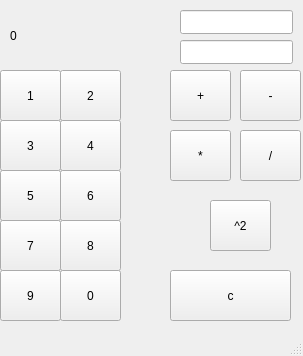
<?xml version="1.0" encoding="UTF-8"?>
<ui version="4.0">
 <class>MainWindow</class>
 <widget class="QMainWindow" name="MainWindow">
  <property name="geometry">
   <rect>
    <x>0</x>
    <y>0</y>
    <width>303</width>
    <height>356</height>
   </rect>
  </property>
  <property name="windowTitle">
   <string>MainWindow</string>
  </property>
  <widget class="QWidget" name="centralwidget">
   <widget class="QLineEdit" name="lineEdit">
    <property name="geometry">
     <rect>
      <x>180</x>
      <y>10</y>
      <width>113</width>
      <height>24</height>
     </rect>
    </property>
   </widget>
   <widget class="QLineEdit" name="lineEdit_2">
    <property name="geometry">
     <rect>
      <x>180</x>
      <y>40</y>
      <width>113</width>
      <height>24</height>
     </rect>
    </property>
   </widget>
   <widget class="QLabel" name="label">
    <property name="geometry">
     <rect>
      <x>10</x>
      <y>10</y>
      <width>161</width>
      <height>51</height>
     </rect>
    </property>
    <property name="text">
     <string>0</string>
    </property>
   </widget>
   <widget class="QPushButton" name="pushButton">
    <property name="geometry">
     <rect>
      <x>170</x>
      <y>70</y>
      <width>61</width>
      <height>51</height>
     </rect>
    </property>
    <property name="text">
     <string>+</string>
    </property>
   </widget>
   <widget class="QPushButton" name="pushButton_2">
    <property name="geometry">
     <rect>
      <x>240</x>
      <y>70</y>
      <width>61</width>
      <height>51</height>
     </rect>
    </property>
    <property name="text">
     <string>-</string>
    </property>
   </widget>
   <widget class="QPushButton" name="pushButton_3">
    <property name="geometry">
     <rect>
      <x>170</x>
      <y>130</y>
      <width>61</width>
      <height>51</height>
     </rect>
    </property>
    <property name="text">
     <string>*</string>
    </property>
   </widget>
   <widget class="QPushButton" name="pushButton_4">
    <property name="geometry">
     <rect>
      <x>240</x>
      <y>130</y>
      <width>61</width>
      <height>51</height>
     </rect>
    </property>
    <property name="text">
     <string>/</string>
    </property>
   </widget>
   <widget class="QPushButton" name="pushButton_5">
    <property name="geometry">
     <rect>
      <x>210</x>
      <y>200</y>
      <width>61</width>
      <height>51</height>
     </rect>
    </property>
    <property name="text">
     <string>^2</string>
    </property>
   </widget>
   <widget class="QPushButton" name="pushButton_6">
    <property name="geometry">
     <rect>
      <x>0</x>
      <y>70</y>
      <width>61</width>
      <height>51</height>
     </rect>
    </property>
    <property name="text">
     <string>1</string>
    </property>
   </widget>
   <widget class="QPushButton" name="pushButton_7">
    <property name="geometry">
     <rect>
      <x>60</x>
      <y>70</y>
      <width>61</width>
      <height>51</height>
     </rect>
    </property>
    <property name="text">
     <string>2</string>
    </property>
   </widget>
   <widget class="QPushButton" name="pushButton_8">
    <property name="geometry">
     <rect>
      <x>0</x>
      <y>120</y>
      <width>61</width>
      <height>51</height>
     </rect>
    </property>
    <property name="text">
     <string>3</string>
    </property>
   </widget>
   <widget class="QPushButton" name="pushButton_9">
    <property name="geometry">
     <rect>
      <x>60</x>
      <y>120</y>
      <width>61</width>
      <height>51</height>
     </rect>
    </property>
    <property name="text">
     <string>4</string>
    </property>
   </widget>
   <widget class="QPushButton" name="pushButton_10">
    <property name="geometry">
     <rect>
      <x>0</x>
      <y>170</y>
      <width>61</width>
      <height>51</height>
     </rect>
    </property>
    <property name="text">
     <string>5</string>
    </property>
   </widget>
   <widget class="QPushButton" name="pushButton_11">
    <property name="geometry">
     <rect>
      <x>60</x>
      <y>170</y>
      <width>61</width>
      <height>51</height>
     </rect>
    </property>
    <property name="text">
     <string>6</string>
    </property>
   </widget>
   <widget class="QPushButton" name="pushButton_12">
    <property name="geometry">
     <rect>
      <x>0</x>
      <y>220</y>
      <width>61</width>
      <height>51</height>
     </rect>
    </property>
    <property name="text">
     <string>7</string>
    </property>
   </widget>
   <widget class="QPushButton" name="pushButton_13">
    <property name="geometry">
     <rect>
      <x>60</x>
      <y>220</y>
      <width>61</width>
      <height>51</height>
     </rect>
    </property>
    <property name="text">
     <string>8</string>
    </property>
   </widget>
   <widget class="QPushButton" name="pushButton_14">
    <property name="geometry">
     <rect>
      <x>0</x>
      <y>270</y>
      <width>61</width>
      <height>51</height>
     </rect>
    </property>
    <property name="text">
     <string>9</string>
    </property>
   </widget>
   <widget class="QPushButton" name="pushButton_15">
    <property name="geometry">
     <rect>
      <x>60</x>
      <y>270</y>
      <width>61</width>
      <height>51</height>
     </rect>
    </property>
    <property name="text">
     <string>0</string>
    </property>
   </widget>
   <widget class="QPushButton" name="pushButton_16">
    <property name="geometry">
     <rect>
      <x>170</x>
      <y>270</y>
      <width>121</width>
      <height>51</height>
     </rect>
    </property>
    <property name="text">
     <string>c</string>
    </property>
   </widget>
  </widget>
  <widget class="QStatusBar" name="statusbar"/>
 </widget>
 <resources/>
 <connections/>
</ui>
